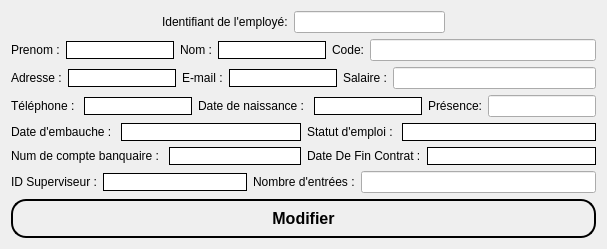
             <widget class="QWidget" name="tab_25">
              <attribute name="title">
               <string>Modifier employé</string>
              </attribute>
              <layout class="QGridLayout" name="gridLayout_4">
               <item row="0" column="0">
                <layout class="QHBoxLayout" name="horizontalLayout_150">
                 <item>
                  <spacer name="horizontalSpacer_53">
                   <property name="orientation">
                    <enum>Qt::Orientation::Horizontal</enum>
                   </property>
                   <property name="sizeHint" stdset="0">
                    <size>
                     <width>40</width>
                     <height>20</height>
                    </size>
                   </property>
                  </spacer>
                 </item>
                 <item>
                  <widget class="QLabel" name="label_130">
                   <property name="styleSheet">
                    <string notr="true">font: 600 12pt &quot;Segoe UI&quot;;
color: rgb(0, 0, 0);</string>
                   </property>
                   <property name="text">
                    <string>Identifiant de l'employé:</string>
                   </property>
                  </widget>
                 </item>
                 <item>
                  <widget class="QLineEdit" name="lineEdit_IDE_Modifier"/>
                 </item>
                 <item>
                  <spacer name="horizontalSpacer_59">
                   <property name="orientation">
                    <enum>Qt::Orientation::Horizontal</enum>
                   </property>
                   <property name="sizeHint" stdset="0">
                    <size>
                     <width>40</width>
                     <height>20</height>
                    </size>
                   </property>
                  </spacer>
                 </item>
                </layout>
               </item>
               <item row="1" column="0">
                <layout class="QHBoxLayout" name="horizontalLayout_173">
                 <item>
                  <layout class="QHBoxLayout" name="horizontalLayout_151">
                   <item>
                    <layout class="QHBoxLayout" name="horizontalLayout_152"/>
                   </item>
                   <item>
                    <layout class="QHBoxLayout" name="horizontalLayout_153">
                     <item>
                      <widget class="QLabel" name="nomPrenom_3">
                       <property name="styleSheet">
                        <string notr="true">font: 600 12pt &quot;Segoe UI&quot;;
color: rgb(0, 0, 0);</string>
                       </property>
                       <property name="text">
                        <string>Prenom :</string>
                       </property>
                      </widget>
                     </item>
                     <item>
                      <widget class="QLineEdit" name="lineEdit_prenom_Modifier">
                       <property name="styleSheet">
                        <string notr="true">font: 600 12pt &quot;Segoe UI&quot;;
color: rgb(0, 0, 0);
 border: 1px solid black;</string>
                       </property>
                      </widget>
                     </item>
                    </layout>
                   </item>
                   <item>
                    <layout class="QHBoxLayout" name="horizontalLayout_154">
                     <item>
                      <widget class="QLabel" name="nomPrenom_4">
                       <property name="styleSheet">
                        <string notr="true">font: 600 12pt &quot;Segoe UI&quot;;
color: rgb(0, 0, 0);</string>
                       </property>
                       <property name="text">
                        <string>Nom :</string>
                       </property>
                      </widget>
                     </item>
                     <item>
                      <widget class="QLineEdit" name="lineEdit_nom_Modifier">
                       <property name="styleSheet">
                        <string notr="true">font: 600 12pt &quot;Segoe UI&quot;;
color: rgb(0, 0, 0);
 border: 1px solid black;</string>
                       </property>
                      </widget>
                     </item>
                    </layout>
                   </item>
                  </layout>
                 </item>
                 <item>
                  <widget class="QLabel" name="label_16">
                   <property name="styleSheet">
                    <string notr="true">font: 600 12pt &quot;Segoe UI&quot;;
color: rgb(0, 0, 0);</string>
                   </property>
                   <property name="text">
                    <string>Code:</string>
                   </property>
                  </widget>
                 </item>
                 <item>
                  <widget class="QLineEdit" name="lineEdit_CODE_Modifier"/>
                 </item>
                </layout>
               </item>
               <item row="2" column="0">
                <layout class="QHBoxLayout" name="horizontalLayout_168">
                 <item>
                  <layout class="QHBoxLayout" name="horizontalLayout_155">
                   <item>
                    <layout class="QHBoxLayout" name="horizontalLayout_156">
                     <item>
                      <widget class="QLabel" name="label_132">
                       <property name="styleSheet">
                        <string notr="true">font: 600 12pt &quot;Segoe UI&quot;;
color: rgb(0, 0, 0);</string>
                       </property>
                       <property name="text">
                        <string>Adresse :</string>
                       </property>
                      </widget>
                     </item>
                     <item>
                      <widget class="QLineEdit" name="lineEdit_adresse_Modifier">
                       <property name="styleSheet">
                        <string notr="true">font: 600 12pt &quot;Segoe UI&quot;;
color: rgb(0, 0, 0);
 border: 1px solid black;</string>
                       </property>
                      </widget>
                     </item>
                    </layout>
                   </item>
                   <item>
                    <layout class="QHBoxLayout" name="horizontalLayout_157">
                     <item>
                      <widget class="QLabel" name="label_133">
                       <property name="styleSheet">
                        <string notr="true">font: 600 12pt &quot;Segoe UI&quot;;
color: rgb(0, 0, 0);</string>
                       </property>
                       <property name="text">
                        <string>E-mail :</string>
                       </property>
                      </widget>
                     </item>
                     <item>
                      <widget class="QLineEdit" name="lineEdit_email_Modifier">
                       <property name="styleSheet">
                        <string notr="true">font: 600 12pt &quot;Segoe UI&quot;;
color: rgb(0, 0, 0);
 border: 1px solid black;</string>
                       </property>
                      </widget>
                     </item>
                    </layout>
                   </item>
                  </layout>
                 </item>
                 <item>
                  <widget class="QLabel" name="label_140">
                   <property name="styleSheet">
                    <string notr="true">font: 600 12pt &quot;Segoe UI&quot;;
color: rgb(0, 0, 0);</string>
                   </property>
                   <property name="text">
                    <string>Salaire :</string>
                   </property>
                  </widget>
                 </item>
                 <item>
                  <widget class="QLineEdit" name="lineEdit_SALAIRE_Modifier"/>
                 </item>
                </layout>
               </item>
               <item row="3" column="0">
                <layout class="QHBoxLayout" name="horizontalLayout_174">
                 <item>
                  <layout class="QHBoxLayout" name="horizontalLayout_158">
                   <item>
                    <layout class="QHBoxLayout" name="horizontalLayout_159">
                     <item>
                      <widget class="QLabel" name="label_134">
                       <property name="styleSheet">
                        <string notr="true">font: 600 12pt &quot;Segoe UI&quot;;
color: rgb(0, 0, 0);</string>
                       </property>
                       <property name="text">
                        <string>Téléphone : </string>
                       </property>
                      </widget>
                     </item>
                     <item>
                      <widget class="QLineEdit" name="lineEdit_numtel_Modifier">
                       <property name="styleSheet">
                        <string notr="true">font: 600 12pt &quot;Segoe UI&quot;;
color: rgb(0, 0, 0);
 border: 1px solid black;</string>
                       </property>
                      </widget>
                     </item>
                    </layout>
                   </item>
                   <item>
                    <layout class="QHBoxLayout" name="horizontalLayout_160">
                     <item>
                      <widget class="QLabel" name="ddn_2">
                       <property name="styleSheet">
                        <string notr="true">font: 600 12pt &quot;Segoe UI&quot;;
color: rgb(0, 0, 0);</string>
                       </property>
                       <property name="text">
                        <string>Date de naissance : </string>
                       </property>
                      </widget>
                     </item>
                     <item>
                      <widget class="QLineEdit" name="lineEdit_DATEN_Modifier">
                       <property name="styleSheet">
                        <string notr="true">font: 600 12pt &quot;Segoe UI&quot;;
color: rgb(0, 0, 0);
 border: 1px solid black;</string>
                       </property>
                      </widget>
                     </item>
                    </layout>
                   </item>
                  </layout>
                 </item>
                 <item>
                  <widget class="QLabel" name="label_141">
                   <property name="styleSheet">
                    <string notr="true">font: 600 12pt &quot;Segoe UI&quot;;
color: rgb(0, 0, 0);</string>
                   </property>
                   <property name="text">
                    <string>Présence:</string>
                   </property>
                  </widget>
                 </item>
                 <item>
                  <widget class="QLineEdit" name="lineEdit_PRESENCE_Modifier"/>
                 </item>
                </layout>
               </item>
               <item row="4" column="0">
                <layout class="QHBoxLayout" name="horizontalLayout_161">
                 <item>
                  <layout class="QHBoxLayout" name="horizontalLayout_162">
                   <item>
                    <widget class="QLabel" name="label_135">
                     <property name="styleSheet">
                      <string notr="true">font: 600 12pt &quot;Segoe UI&quot;;
color: rgb(0, 0, 0);</string>
                     </property>
                     <property name="text">
                      <string>Date d'embauche : </string>
                     </property>
                    </widget>
                   </item>
                   <item>
                    <widget class="QLineEdit" name="lineEdit_DATEM_Modifier">
                     <property name="styleSheet">
                      <string notr="true">font: 600 12pt &quot;Segoe UI&quot;;
color: rgb(0, 0, 0);
 border: 1px solid black;</string>
                     </property>
                    </widget>
                   </item>
                  </layout>
                 </item>
                 <item>
                  <layout class="QHBoxLayout" name="horizontalLayout_163">
                   <item>
                    <widget class="QLabel" name="label_136">
                     <property name="styleSheet">
                      <string notr="true">font: 600 12pt &quot;Segoe UI&quot;;
color: rgb(0, 0, 0);</string>
                     </property>
                     <property name="text">
                      <string>Statut d'emploi : </string>
                     </property>
                    </widget>
                   </item>
                   <item>
                    <widget class="QLineEdit" name="lineEdit_statut_Modifier">
                     <property name="styleSheet">
                      <string notr="true">font: 600 12pt &quot;Segoe UI&quot;;
color: rgb(0, 0, 0);
 border: 1px solid black;</string>
                     </property>
                    </widget>
                   </item>
                  </layout>
                 </item>
                </layout>
               </item>
               <item row="5" column="0">
                <layout class="QHBoxLayout" name="horizontalLayout_164">
                 <item>
                  <layout class="QHBoxLayout" name="horizontalLayout_165">
                   <item>
                    <widget class="QLabel" name="label_137">
                     <property name="styleSheet">
                      <string notr="true">font: 600 12pt &quot;Segoe UI&quot;;
color: rgb(0, 0, 0);</string>
                     </property>
                     <property name="text">
                      <string>Num de compte banquaire : </string>
                     </property>
                    </widget>
                   </item>
                   <item>
                    <widget class="QLineEdit" name="lineEdit_NUMCB_Modifier">
                     <property name="styleSheet">
                      <string notr="true">font: 600 12pt &quot;Segoe UI&quot;;
color: rgb(0, 0, 0);
 border: 1px solid black;</string>
                     </property>
                    </widget>
                   </item>
                  </layout>
                 </item>
                 <item>
                  <layout class="QHBoxLayout" name="horizontalLayout_166">
                   <item>
                    <widget class="QLabel" name="label_138">
                     <property name="styleSheet">
                      <string notr="true">font: 600 12pt &quot;Segoe UI&quot;;
color: rgb(0, 0, 0);</string>
                     </property>
                     <property name="text">
                      <string>Date De Fin Contrat :</string>
                     </property>
                    </widget>
                   </item>
                   <item>
                    <widget class="QLineEdit" name="lineEdit_Fin_Modifier">
                     <property name="styleSheet">
                      <string notr="true">font: 600 12pt &quot;Segoe UI&quot;;
color: rgb(0, 0, 0);
 border: 1px solid black;</string>
                     </property>
                    </widget>
                   </item>
                  </layout>
                 </item>
                </layout>
               </item>
               <item row="6" column="0">
                <layout class="QHBoxLayout" name="horizontalLayout_175">
                 <item>
                  <layout class="QHBoxLayout" name="horizontalLayout_4">
                   <item>
                    <widget class="QLabel" name="label_139">
                     <property name="styleSheet">
                      <string notr="true">font: 600 12pt &quot;Segoe UI&quot;;
color: rgb(0, 0, 0);</string>
                     </property>
                     <property name="text">
                      <string>ID Superviseur :</string>
                     </property>
                    </widget>
                   </item>
                   <item>
                    <widget class="QLineEdit" name="lineEdit_IDS_Modifier">
                     <property name="styleSheet">
                      <string notr="true">font: 600 12pt &quot;Segoe UI&quot;;
color: rgb(0, 0, 0);
 border: 1px solid black;</string>
                     </property>
                    </widget>
                   </item>
                  </layout>
                 </item>
                 <item>
                  <widget class="QLabel" name="label_142">
                   <property name="styleSheet">
                    <string notr="true">font: 600 12pt &quot;Segoe UI&quot;;
color: rgb(0, 0, 0);</string>
                   </property>
                   <property name="text">
                    <string>Nombre d'entrées :</string>
                   </property>
                  </widget>
                 </item>
                 <item>
                  <widget class="QLineEdit" name="lineEdit_NOMBRE_DENTREE_Modifier"/>
                 </item>
                </layout>
               </item>
               <item row="7" column="0">
                <widget class="QPushButton" name="pushButton_56">
                 <property name="styleSheet">
                  <string notr="true">QPushButton {
   color: black;                  /* Couleur du texte par défaut */
   border: 2px solid black;     /* Bordure légèrement plus foncée */
   border-radius: 15px;            /* Coins arrondis */
   padding: 8px 8px;             /* Espacement interne */
   font-size: 16px;               /* Taille de police */
   font-weight: bold;             /* Texte en gras */
   transition: background-color 0.3s ease; /* Transition douce pour la couleur */
}
</string>
                 </property>
                 <property name="text">
                  <string>Modifier</string>
                 </property>
                </widget>
               </item>
              </layout>
             </widget>
